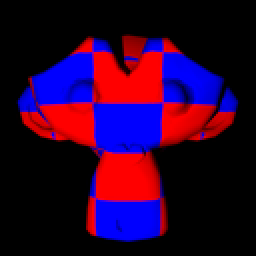
%> input picture Lab1_Photometric_Color/photometric/photometrics_images/MonkeyColor/Monkey_-0.2_-0.2.png, 128 x 128 px, shrunk from 512 x 512 before the run (shown 2 times larger); its folder holds only this picture in this run
$ octave photometric_stereo.m   (GNU Octave 9; MATLAB toolbox functions it lacks are replaced by stand-ins)
%> lines starting %> are read from the running program, lines starting %| are printed output that depends on the picture
### Lab1_Photometric_Color/photometric/estimate_alb_nrm.m
function [ albedo, normal ] = estimate_alb_nrm( image_stack, scriptV, shadow_trick)
%> called with image_stack = NaN, scriptV = NaN
%COMPUTE_SURFACE_GRADIENT compute the gradient of the surface
%   image_stack : the images of the desired surface stacked up on the 3rd
%   dimension
%   scriptV : matrix V (in the algorithm) of source and camera information
%   shadow_trick: (true/false) whether or not to use shadow trick in solving
%   	linear equations
%   albedo : the surface albedo
%   normal : the surface normal


[h, w, ~] = size(image_stack);
if nargin == 2
    shadow_trick = true;
end

% create arrays for
%   albedo (1 channel)
%   normal (3 channels)
albedo = zeros(h, w, 1);
normal = zeros(h, w, 3);

% =========================================================================
% YOUR CODE GOES HERE
% for each point in the image array
%   stack image values into a vector i
%   construct the diagonal matrix scriptI
%   solve scriptI * scriptV * g = scriptI * i to obtain g for this point
%   albedo at this point is |g|
%   normal at this point is g / |g|
for x = 1:size(image_stack,1)
    for y = 1:size(image_stack,2)
        i = zeros(1,size(image_stack,3));
        for n = 1:size(image_stack,3)
           i(n) = image_stack(x,y,n);
        end
        if shadow_trick
            scriptI = diag(i);
            [g, ~] = linsolve((scriptI * scriptV), (scriptI * i'));
        else
            [g, ~] = linsolve(scriptV, i');
        end
        albedo(x,y) = norm(g);
        if norm(g) ~= 0
            normal(x,y,:) = g / albedo(x,y);
        else
            normal(x,y,:) = g;
        end
    end
end


% =========================================================================

end

### Lab1_Photometric_Color/photometric/check_integrability.m
function [ p, q, SE ] = check_integrability( normals )
%CHECK_INTEGRABILITY check the surface gradient is acceptable
%   normals: normal image
%   p : df / dx
%   q : df / dy
%   SE : Squared Errors of the 2 second derivatives

% initalization
p = zeros(size(normals,1), size(normals,2));
q = zeros(size(normals,1), size(normals,2));
SE = zeros(size(normals,1), size(normals,2));

% ========================================================================
% YOUR CODE GOES HERE
% Compute p and q, where
% p measures value of df / dx
% q measures value of df / dy


% ========================================================================

p(isnan(p)) = 0;
q(isnan(q)) = 0;
for x = 1:size(normals,1)
    for y = 1:size(normals,2)
        p(x,y) = -normals(x,y,1) ./ normals(x,y,3);
        q(x,y) = -normals(x,y,2) ./ normals(x,y,3);
        if (isnan(p(x,y)))
            p(x,y) = 0;
        end
        if (isnan(q(x,y)))
            q(x,y) = 0;
        end
    end
end


% ========================================================================
% YOUR CODE GOES HERE
% approximate second derivate by neighbor difference
% and compute the Squared Errors SE of the 2 second derivatives SE
for x = 1:size(normals,1)
    for y = 1:size(normals,2)
        if x ~= 1 && y ~= 1
            P_Y = p(x,y) - p(x,y-1);
            Q_X = q(x,y) - q(x-1,y);
            SE(x,y) = (P_Y - Q_X)^2;
        end
    end
end

% ========================================================================


end

### Lab1_Photometric_Color/photometric/construct_surface.m
function [ height_map ] = construct_surface( p, q, path_type )
%CONSTRUCT_SURFACE construct the surface function represented as height_map
%   p : measures value of df / dx
%   q : measures value of df / dy
%   path_type: type of path to construct height_map, either 'column',
%   'row', or 'average'
%   height_map: the reconstructed surface


if nargin == 2
    path_type = 'column';
end

[h, w] = size(p);
height_map = zeros(h, w);

switch path_type
    case 'column'
        % =================================================================
        % YOUR CODE GOES HERE
        % top left corner of height_map is zero
        % for each pixel in the left column of height_map
        %   height_value = previous_height_value + corresponding_q_value

        % for each row
        %   for each element of the row except for leftmost
        %       height_value = previous_height_value + corresponding_p_value

        for r = 2:h
            height_map(r,1) =  height_map(r-1,1) + q(r,1);
        end
        % for each row
        %   for each element of the row except for leftmost
        %       height_value = previous_height_value + corresponding_p_value
        for r = 1:h
            for c = 2:w
                height_map(r,c) = height_map(r,c - 1) + p(r,c);
            end
        end
        % =================================================================

    case 'row'

        % [10 lines of commented-out code are left out]
    for c = 2:w
        value = height_map(1,c-1) + p(1,c);
        height_map(1,c) = value;
	end

	for c = 1:w
        for r = 2:h
            height_map(r,c) = height_map(r-1,c) + q(r,c);
        end
	end


        % =================================================================

    case 'average'
        for r = 2:h
            height_map(r,1) = height_map(r-1,1) + q(r,1);
        end

        for r = 1:h
    		for c = 2:w
        		height_map(r,c) = height_map(r,c - 1) + p(r,c);
            end
        end

        for c = 2:w
    		height_map(1,c) = (height_map(1,c) + height_map(1,c-1) + p(1,c))/2;
        end


        for c = 1:w
    		for r = 2:h
        		height_map(r,c) = (height_map(r,c) +  height_map(r-1,c) + q(r,c))/2;
            end
        end
        % =================================================================
end


end

### Lab1_Photometric_Color/photometric/load_syn_images_append.m
function [ image_stack, scriptV ] = load_syn_images_append( image_dir )
%LOAD_SYN_IMAGES read from directory image_dir all files with extension png
%   image_dir: path to the image directory
%   nchannel: the image channel to be loaded, default = 1
%
%   image_stack: all images stacked along the 3rd channel
%   scriptV: light directions

files = dir(fullfile(image_dir, '*.png'));
nfiles = length(files);


image_stack = 0;
V = 0;
Z = 0.5;

for i = 0:nfiles-1

    % read input image
    im = imread(fullfile(image_dir, files(i+1).name));
    im1 = im(:, :, 1);
    im2 = im(:, :, 2);
    im3 = im(:, :, 3);

    % stack at third dimension
    if image_stack == 0
        [h, w, c] = size(im);
        fprintf('Image size (HxW): %dx%d\n', h, w);
        image_stack = zeros(h, w, nfiles*3, 'uint8');
        V = zeros(nfiles*3, 3, 'double');
    end
    image_stack(:, :, (i*3)+1) = im1;
    image_stack(:, :, (i*3)+2) = im2;
    image_stack(:, :, (i*3)+3) = im3;

    % read light direction from image name
    name = files(i+1).name(8:end);
    m = strfind(name,'_')-1;
    X = str2double(name(1:m));
    n = strfind(name,'.png')-1;
    Y = str2double(name(m+2:n));
    V((i*3)+1, :) = [X, Y, Z];
    V((i*3)+2, :) = [X, Y, Z];
    V((i*3)+3, :) = [X, Y, Z];

end

% normalization
min_val = double(min(image_stack(:)));
max_val = double(max(image_stack(:)));
image_stack = (double(image_stack) - min_val) / (max_val - min_val);

normV = sqrt(sum(V.^2, 2));
scriptV = bsxfun(@rdivide, V, normV);

end

### Lab1_Photometric_Color/photometric/estimate_alb_nrm_color.m
function [ albedo, normal ] = estimate_alb_nrm_color( image_stack, scriptV)
%COMPUTE_SURFACE_GRADIENT compute the gradient of the surface
%   image_stack : the images of the desired surface stacked up on the 3rd
%   dimension
%   scriptV : matrix V (in the algorithm) of source and camera information
%   shadow_trick: (true/false) whether or not to use shadow trick in solving
%   	linear equations
%   albedo : the surface albedo
%   normal : the surface normal


[h, w, ~] = size(image_stack);


% create arrays for
%   albedo (1 channel)
%   normal (3 channels)
albedo = zeros(h, w, 3);
normal = zeros(h, w, 3);

% =========================================================================
% YOUR CODE GOES HERE
% for each point in the image array
%   stack image values into a vector i
%   construct the diagonal matrix scriptI
%   solve scriptI * scriptV * g = scriptI * i to obtain g for this point
%   albedo at this point is |g|
%   normal at this point is g / |g|
for x = 1:w
    for y = 1:h
        s=size(image_stack(x,y,:));
        i1 = zeros(1,size(image_stack,3)/3);
        i2 = zeros(1,size(image_stack,3)/3);
        i3 = zeros(1,size(image_stack,3)/3);


        i1 = double(reshape(image_stack(x,y,1:3:s(3)), s(3)/3, 1));
		i2 = double(reshape(image_stack(x,y,2:3:s(3)), s(3)/3, 1));
		i3 = double(reshape(image_stack(x,y,3:3:s(3)), s(3)/3, 1));

        scriptI1 = diag(i1);
        scriptI2 = diag(i2);
        scriptI3 = diag(i3);


        [g, ~] = linsolve((scriptI1 * scriptV(1:3:end,:)), (scriptI1 * i1));
        albedo1 = norm(g);
        if norm(g) ~= 0
            normal1 = g / albedo1;
        else
            normal1 = g;
        end

        [g, ~] = linsolve((scriptI2 * scriptV(2:3:end,:)), (scriptI2 * i2));
        albedo2 = norm(g);
        if norm(g) ~= 0
            normal2 = g / albedo2;
        else
            normal2 = g;
        end

        [g, ~] = linsolve((scriptI3 * scriptV(3:3:end,:)), (scriptI3 * i3));
        albedo3 = norm(g);
        if norm(g) ~= 0
            normal3 = g / albedo3;
        else
            normal3 = g;
        end

        normal(x,y,:) = (normal1+normal2+normal3)/3;
        albedo(x,y,:) = [albedo1 albedo2 albedo3];
        if (x == 261 && y == 444)
           d = 1 ;
        end
    end
end


% =========================================================================

end

### Lab1_Photometric_Color/photometric/show_results.m
function show_results( albedo, normals, SE )
%SHOW_RESULTS display albedo, normal and computational errors

[h, w, ~] = size(normals);

% plot the results
figure
subplot(2, 3, 1);
[X, Y] = meshgrid(1:w, 1:h);
%surf(X, Y, SE, gradient(SE));
title('Integrability check: (dp / dy - dq / dx) ^2 ');

subplot(2, 3, 2);
imshow(albedo);
title('Albedo');

subplot(2, 3, 3);
minN = min(min(normals, [], 1), [], 2);
maxN = max(max(normals, [], 1), [], 2);
normal_img = (normals - minN) ./ (maxN - minN);
% NOTE: all 3 operations(-, /, -) are done in in broadcasting manner
% before MATLAB2016B, must use BSXFUN(@minus, normals, minN), ...
imshow(normal_img);
title('Normal map');

subplot(2, 3, 4);
imshow(normal_img(:, :, 1));
title('Normal X-component');

subplot(2, 3, 5);
imshow(normal_img(:, :, 2));
title('Normal Y-component');

subplot(2, 3, 6);
imshow(normal_img(:, :, 3));
title('Normal Z-component');


end

### Lab1_Photometric_Color/photometric/show_model.m
function show_model(albedo, height_map)
% SHOW_MODEL: display the model with texture
%   albedo: image used as texture for the model
%   height_map: height in z direction, describing the model geometry
% Spring 2014 CS 543 Assignment 1
% Arun Mallya and Svetlana Lazebnik


% some cosmetic transformations to make 3D model look better
[hgt, wid] = size(height_map);
[X,Y] = meshgrid(1:wid, 1:hgt);
H = rot90(fliplr(height_map), 2);
A = rot90(fliplr(albedo), 2);

figure;
mesh(H, X, Y, A);
axis equal;
xlabel('Z')
ylabel('X')
zlabel('Y')
title('Height Map')
view(-60,20)
colormap(gray)
set(gca, 'XDir', 'reverse')
set(gca, 'XTick', []);
set(gca, 'YTick', []);
set(gca, 'ZTick', []);
end

### Lab1_Photometric_Color/photometric/getpgmraw.m
% getpgmraw.m
% -----------
%
% function  [pic,maxgray]=getpgmraw(filename)
%
%
%  AUTHOR: A.S. Georghiades
%    DATE: April 28, 1997
% PURPOSE:
%         Reads gray scale PGM (raw) images.
%
% ARGUMENTS:
%         filename: A string containing the name of the image file to be read.
%
% RETURNS:
%         pic: The gray scale image in an array.
%     maxgray: The maximum pixel value in pic. Usually 255.
%
% (No dependancies)
%

function [pic,maxgray]=getpgmraw(filename)


%% Open file.
%
 fid=fopen(filename);


%% If not PGM then exit with an error message
%.
 code=fscanf(fid,'%s',1);
 if (code ~= 'P5')
	error('Not a PGM (raw) image');
 end


%% Get width.
%
 width=[];
 while (isempty(width))
   [width,cnt]=fscanf(fid,'%d',1);
   if (cnt==0)
     fgetl(fid);
   end
 end

%% Get height.
%
 height=fscanf(fid,'%d',1);

%% Get max gray value.
%
 maxgray=fscanf(fid,'%d',1);


%% Read actual data.
%
 cnt=fread(fid,1);		% newline
 pic=fread(fid,[width,height])';


%% Close file.
%
 fclose(fid);


%%%%

### Lab1_Photometric_Color/photometric/load_face_images.m
function [image_stack, scriptV] = load_face_images(image_dir)
% LOAD_FACE_IMAGES Load the set of face images.
%   image_dir: path to the image directory
%
%   image_stack: all images stacked along the 3rd channel
%   scriptV: light directions
%
% Source: Marc Pollefeys, 2006

num_images = 64;

% get ambient image
filename = [image_dir 'yaleB02_P00_Ambient.pgm'];
ambient_image = getpgmraw(filename);
[h, w] = size(ambient_image);

% get list of all other image files
d = dir([image_dir 'yaleB02_P00A*.pgm']);

% randomly select num_images number of images
filenames = {d(:).name};
total_images = numel(filenames);

if num_images <= total_images
    filenames = {d(randperm(numel(d), num_images)).name};
else
    fprintf('Total available images is less than specified.\nProceeding with %d images.\n', total_images)
end

Nimages = numel(filenames);

% arrays to store the angles of light sources
Ang = zeros(2, Nimages);

% create array of illuminated images
image_stack = zeros(h, w, Nimages);

for j = 1 : Nimages
	m = strfind(filenames{j},'A')+1;
	Ang(1,j) = str2double(filenames{j}(m:(m+3)));
	m = strfind(filenames{j},'E')+1;
	Ang(2,j) = str2double(filenames{j}(m:(m+2)));
	image_stack(:,:,j) = getpgmraw([image_dir filenames{j}]);
end

[X,Y,Z]= sph2cart(pi*Ang(1,:)/180,pi*Ang(2,:)/180,1);
scriptV = [Y;Z;X];
scriptV = scriptV';


%% preprocess the data:

% subtract ambient_image from each image in imarray
image_stack = bsxfun(@minus, image_stack, ambient_image);

% make sure no pixel is less than zero
image_stack(image_stack < 0) = 0;

% rescale values in imarray to be between 0 and 1
minVal = min(image_stack(:));
maxVal = max(image_stack(:));
image_stack = (image_stack - minVal) / (maxVal - minVal);

end

### Lab1_Photometric_Color/photometric/load_syn_images.m
function [ image_stack, scriptV ] = load_syn_images( image_dir, channel )
%LOAD_SYN_IMAGES read from directory image_dir all files with extension png
%   image_dir: path to the image directory
%   nchannel: the image channel to be loaded, default = 1
%
%   image_stack: all images stacked along the 3rd channel
%   scriptV: light directions

files = dir(fullfile(image_dir, '*.png'));
nfiles = length(files);

if nargin == 1
    channel = 1;
end

image_stack = 0;
V = 0;
Z = 0.5;

for i = 1:nfiles

    % read input image
    im = imread(fullfile(image_dir, files(i).name));
    im = im(:, :, channel);

    % stack at third dimension
    if image_stack == 0
        [h, w] = size(im);
        fprintf('Image size (HxW): %dx%d\n', h, w);
        image_stack = zeros(h, w, nfiles, 'uint8');
        V = zeros(nfiles, 3, 'double');
    end

    image_stack(:, :, i) = im;

    % read light direction from image name
    name = files(i).name(8:end);
    m = strfind(name,'_')-1;
    X = str2double(name(1:m));
    n = strfind(name,'.png')-1;
    Y = str2double(name(m+2:n));
    V(i, :) = [X, Y, Z];
end

% normalization
min_val = double(min(image_stack(:)));
max_val = double(max(image_stack(:)));
image_stack = (double(image_stack) - min_val) / (max_val - min_val);

normV = sqrt(sum(V.^2, 2));
scriptV = bsxfun(@rdivide, V, normV);

end

### Lab1_Photometric_Color/photometric/photometric_stereo.m
close all
clear all
clc

disp('Part 1: Photometric Stereo')
disp('Loading images...')
image_dir = 'photometrics_images/MonkeyGray/';   % TODO: get the path of the script
%image_ext = '*.png';

[image_stack, scriptV] = load_syn_images(image_dir);

[h, w, n] = size(image_stack);
fprintf('Finish loading %d images.\n\n', n);

% compute the surface gradient from the stack of imgs and light source mat
disp('Computing surface albedo and normal map...')
[albedo, normals] = estimate_alb_nrm(image_stack, scriptV);

%% integrability check: is (dp / dy  -  dq / dx) ^ 2 small everywhere?
disp('Integrability checking')
[p, q, SE] = check_integrability(normals);

threshold = 0.005;
SE(SE <= threshold) = NaN; % for good visualization
fprintf('Number of outliers: %d\n\n', sum(sum(SE > threshold)));

%% compute the surface height
height_map = construct_surface( p, q, 'average' );

%% Display
show_results(albedo, normals, SE);
show_model(albedo, height_map);

%%%%%%%%%%%%%%%%%%%%%%%%%%%%%%%%%%%%%%%%%%%%%%%%%%%%%
% % obtain many images in a fixed view under different illumination
disp('Loading images...')
image_dir = 'photometrics_images/MonkeyColor/';   % TODO: get the path of the script
%image_ext = '*.png';

[image_stack, scriptV] = load_syn_images_append(image_dir);
%> in load_syn_images_append, im is the input picture: size 128x128x3 uint8; mean R, G, B 43.3, 0, 44.5
%> in load_syn_images_append, `im2 = im(:, :, 2);`: im2: size 128x128 uint8; every value is 0
%| Image size (HxW): 128x128
%> in load_syn_images_append, `image_stack(:, :, (i*3)+1) = im1;`:
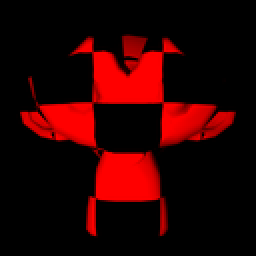
%> image_stack: size 128x128x3 uint8 (shown 2 times larger); mean R, G, B 43.3, 0, 0
%> in load_syn_images_append, `min_val = double(min(image_stack(:)));`: min_val = 0
%> in load_syn_images_append, `max_val = double(max(image_stack(:)));`: max_val = 255
%> scriptV = [-0.348 -0.348 0.87; -0.348 -0.348 0.87; -0.348 -0.348 0.87]

[h, w, n] = size(image_stack);
%> h = 128; w = 128; n = 3
fprintf('Finish loading %d images.\n\n', n);
%| Finish loading 3 images.

% compute the surface gradient from the stack of imgs and light source mat
disp('Computing surface albedo and normal map...')
[albedo, normals] = estimate_alb_nrm_color(image_stack, scriptV);
%> after the loop in estimate_alb_nrm_color, `for x = 1:w`:
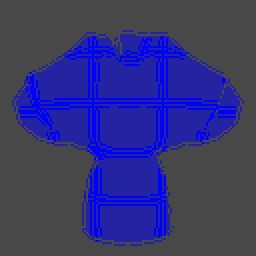
%> normal: size 128x128x3 double (shown 2 times larger); mean R, G, B -0.0588, -0.0588, 0.147; drawn with min black and max white
%> after the loop in estimate_alb_nrm_color, `for x = 1:w`: normal1 = [0; 0; 0]

%% integrability check: is (dp / dy  -  dq / dx) ^ 2 small everywhere?
disp('Integrability checking')
[p, q, SE] = check_integrability(normals);
%> in check_integrability (call 2), `p(isnan(p)) = 0;`: p: size 128x128 double; every value is 0
%> after the loop in check_integrability (call 2), `for x = 1:size(normals,1)`:
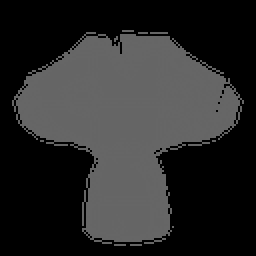
%> p: size 128x128 double (shown 2 times larger); min 0, max 0.4, mean 0.167
%> after the loop in check_integrability (call 2), `for x = 1:size(normals,1)`:
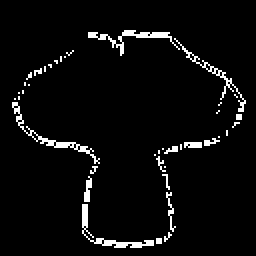
%> SE: size 128x128 double (shown 2 times larger); min 0, max 0.16, mean 0.00703; drawn with min black and max white
%> after the loop in check_integrability (call 2), `for x = 1:size(normals,1)`: P_Y = 0

threshold = 0.005;
SE(SE <= threshold) = NaN; % for good visualization
fprintf('Number of outliers: %d\n\n', sum(sum(SE > threshold)));
%| Number of outliers: 720

%% compute the surface height
height_map = construct_surface( p, q, 'average' );
%> call 2 of construct_surface, with path_type = 'average'
%> after the loop in construct_surface (call 2), `for r = 1:h`:
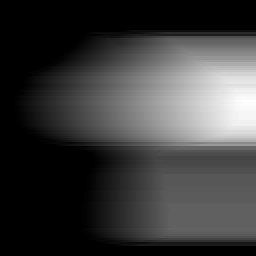
%> height_map: size 128x128 double (shown 2 times larger); min 0, max 45.6, mean 10.8; drawn with min black and max white

%% Display
show_results(albedo, normals, SE);
show_model(albedo, height_map);
%> in show_model (call 2), `H = rot90(fliplr(height_map), 2);`:
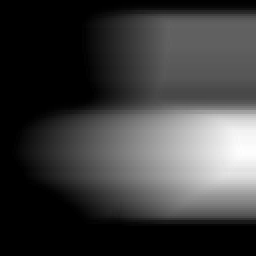
%> H: size 128x128 double (shown 2 times larger); min 0, max 45.41, mean 11; mean of the top-left, top-right, bottom-left and bottom-right quarters 2.2, 15.7, 5.1, 20.9; drawn with min black and max white
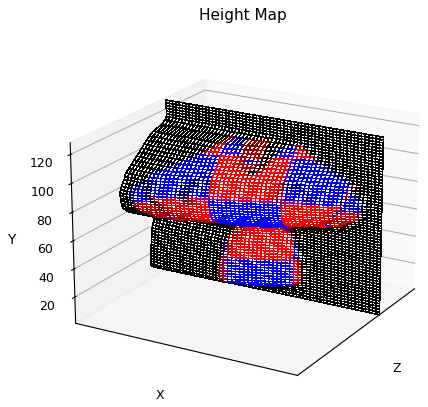
%> figure redrawn from the program's plot data

%%%%%%%%%%%%%%%%%%%%%%%%%%%%%%%%%%%
%% Face
[image_stack, scriptV] = load_face_images('photometrics_images/yaleB02/');
%> the run ends on the next line
